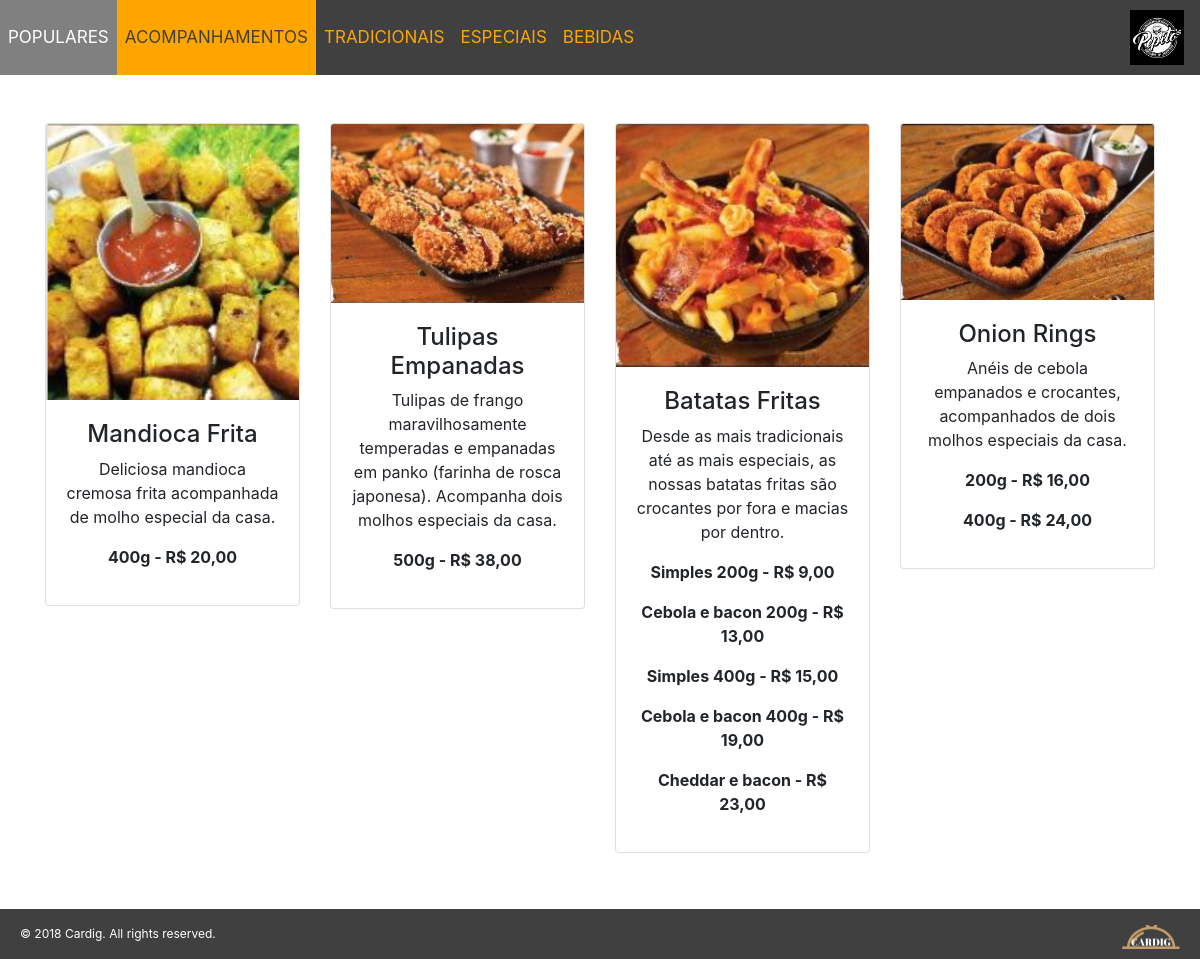
The app's page /cardapio/acompanhamentos.php with its own data.
### tables this page shows
CREATE TABLE IF NOT EXISTS `meal` (
  `id_meal` int(11) NOT NULL,
  `name` varchar(50) NOT NULL,
  `description` varchar(800) NOT NULL,
  `src_photo` varchar(100) NOT NULL,
  `id_category` int(11) NOT NULL,
  `enable` varchar(1) NOT NULL,
  `enablePop` int(11) DEFAULT NULL
);

CREATE TABLE IF NOT EXISTS `price` (
  `id_price` int(11) NOT NULL,
  `description` varchar(100) NOT NULL,
  `price` float NOT NULL,
  `id_meal` int(11) NOT NULL,
  `enable` varchar(1) NOT NULL
);

### cardapio/acompanhamentos.php (the view, shortened to what this page needs)
<?php
    include('connection.php');
    $scriptSQLMeal = "SELECT meal.id_meal, meal.name, meal.description, meal.src_photo, meal.enable FROM meal, category WHERE meal.id_category = category.id_category && category.name = 'Acompanhamentos'";
    $resultMeal = $conn->query($scriptSQLMeal);
    $numero_registros=$resultMeal->num_rows;
?>
<!DOCTYPE html>
<html lang="pt-BR">
    <head>
        <link rel="stylesheet" type="text/css" href="../css/style.css">
        <link rel="stylesheet" type="text/css" href="../css/bootstrap.min.css">
        <link rel="stylesheet" href="../js/bootstrap.min.js">
    </head>
    <body>
        <nav class="navbar navbar-expand-sm my-nav" style="background-color: #404040;">
              <div class="collapse navbar-collapse" id="navbarNav">
                <ul class="navbar-nav">
                  <li class="nav-item">
                    <a class="nav-link" href="./home.php">POPULARES</a>
                  </li>
                  <li class="nav-item active">
                    <a class="nav-link" href="./acompanhamentos.php">ACOMPANHAMENTOS</a>
                  </li>
                  <li class="nav-item">
                    <a class="nav-link" href="./tradicionais.php">TRADICIONAIS</a>
                  </li>
                  <li class="nav-item">
                    <a class="nav-link" href="./especiais.php">ESPECIAIS</a>
                  </li>
                  <li class="nav-item">
                    <a class="nav-link" href="./bebidas.php">BEBIDAS</a>
                  </li>
                </ul>
              </div>
							<a class="navbar-brand">
								<img src="../Imagens/LogoCliente.png" class="float-right" width="10%" height="10%" alt="Pepitos">
							</a>
            </nav>
      <br>
      <br>
        <?php
				if ($numero_registros == 0) {
			?>
				<h1>Não há registros de produtos</h1>
			<?php
				} else {
			?>
			<div class="container text-center">
				<div class= "row">
				<?php
					$prodCount = 1;
					while($vetor=$resultMeal->fetch_object()) {
						$scriptSQLPrice = "SELECT price.price, price.enable, price.description FROM price, meal WHERE price.id_meal = meal.id_meal && price.id_meal = ".$vetor->id_meal."";
							$resultPrice = $conn->query($scriptSQLPrice);
						if ($vetor->enable == 1) {
				?>
							<div class= "col-lg-3 col-md-3 mb-2">
								<div class= "card">
									<img class="card-img-top" src="../Imagens/<?php echo $vetor->src_photo?>">
									<div class="card-body">
										<h4><?php echo $vetor->name;?></h4>
										<p><?php echo $vetor->description;?></p>
										<?php
											while ($p=$resultPrice->fetch_object()) {
												if ($p->enable == 1) {
										?>
														<p><strong>
														<?php
															if (!empty($p->description)) {
																echo $p->description;?> - <?php
															}
														echo 'R$ ' . number_format($p->price, 2, ',', '.');?></strong></p>
										<?php
												}
											}
										?>
									</div>
								</div>
							</div>
				<?php
					}
					else {
						$prodCount--;
					}
				?>
			<?php
						if ($prodCount % 4 == 0) {
							echo '</div><div class= "row">';
						}
						$prodCount++;
					}
			?>
						</div>
					</div>
			<?php
				}
			?>
			<br><br>
			<footer class="mojFooter">
				<div class="footertexto py-3">
					© 2018 Cardig. All rights reserved.
                  <img src="../Imagens/logo.png" class="float-right" width="5%" alt="Cardig">
				</div>
			</footer>
    </body>
</html>

### css/style.css (style rules this page uses)
.navbar { background-color: #404040; font-size: 17px; height: 75px; padding: 0 !important; }
.my-nav .nav-link { color: orange; }
.navbar-nav a { padding: 25px 0; }
.active { background-color: orange; }
.active a { color: #404040 !important; }
.footertexto { bottom: 5px; width: 100%; background-color: #404040; color: white; text-align: left; font-size: 12px; margin-bottom: -10px; padding: 20px; min-height: 5px; }

### records on screen
meal: src_photo (picture), name "Mandioca Frita", description "Deliciosa mandioca cremosa frita acompanhada de molho especial da casa."
price: description "400g", price "20,00"
meal: src_photo (picture), name "Tulipas Empanadas", description "Tulipas de frango maravilhosamente temperadas e empanadas em panko (farinha de rosca japonesa). Acompanha dois molhos especiais da casa."
price: description "500g", price "38,00"
meal: src_photo (picture), name "Batatas Fritas", description "Desde as mais tradicionais até as mais especiais, as nossas batatas fritas são crocantes por fora e macias por dentro."
price: description "Simples 200g", price "9,00"
price: description "Cebola e bacon 200g", price "13,00"
price: description "Simples 400g", price "15,00"
price: description "Cebola e bacon 400g", price "19,00"
price: description "Cheddar e bacon", price "23,00"
meal: src_photo (picture), name "Onion Rings", description "Anéis de cebola empanados e crocantes, acompanhados de dois molhos especiais da casa."
price: description "200g", price "16,00"
price: description "400g", price "24,00"
